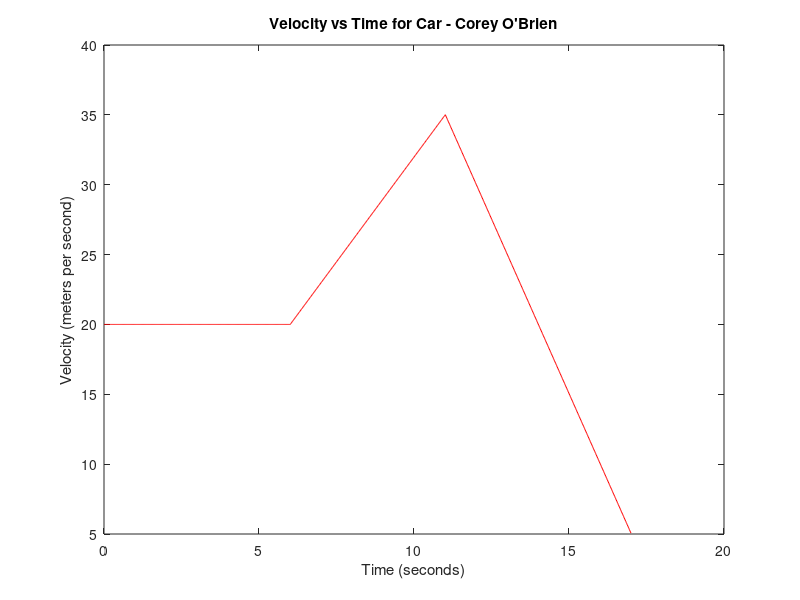

This figure's MATLAB source:
%By: Corey O'Brien for AAE25100 Fall 2020
%Initial velocity: 20m/s
%Acceleration:
%   0-5s: 0m/s^2
%   5-10s: 3m/s^2
%   10-17s: -5m/s^2

Vinit = 20;             %starting velocity
velocity = Vinit;       %initialize velocity term
VMatrix = {Vinit};      %initialize velocity matrix
tstart = 0;             %start time
tstop = 17;             %end time
tstep = 1000;           %increment of time
counter = 1;            %initalize counter
timespan = linspace(tstart,tstop,tstep);   %create matrix of time

 
while(counter < tstep)              %loop through all time steps
    time = timespan(counter);
    %during the first 5 second the acceleration is 0
    if(time < 6)
        acceleration = 0;
    end
    %during the next 5 seconds the acceleration is 3m/s^2
    if(time > 6 && time < 11)
        acceleration = 3;
    end
    %during the final 7 seconds, the acceleration is -5m/s^2
    if(time > 11)
        acceleration = -5;
    end
  
    deltaT = (timespan(counter + 1) - timespan(counter));
    velocity = velocity + acceleration * deltaT;
    counter = counter + 1;
    VMatrix = [VMatrix, velocity];
end
V = cell2mat(VMatrix);      %Convert cell type to double

plot(timespan,V,'r');
title('Velocity vs Time for Car - Corey O''Brien');
xlabel('Time (seconds)');
ylabel('Velocity (meters per second)');
